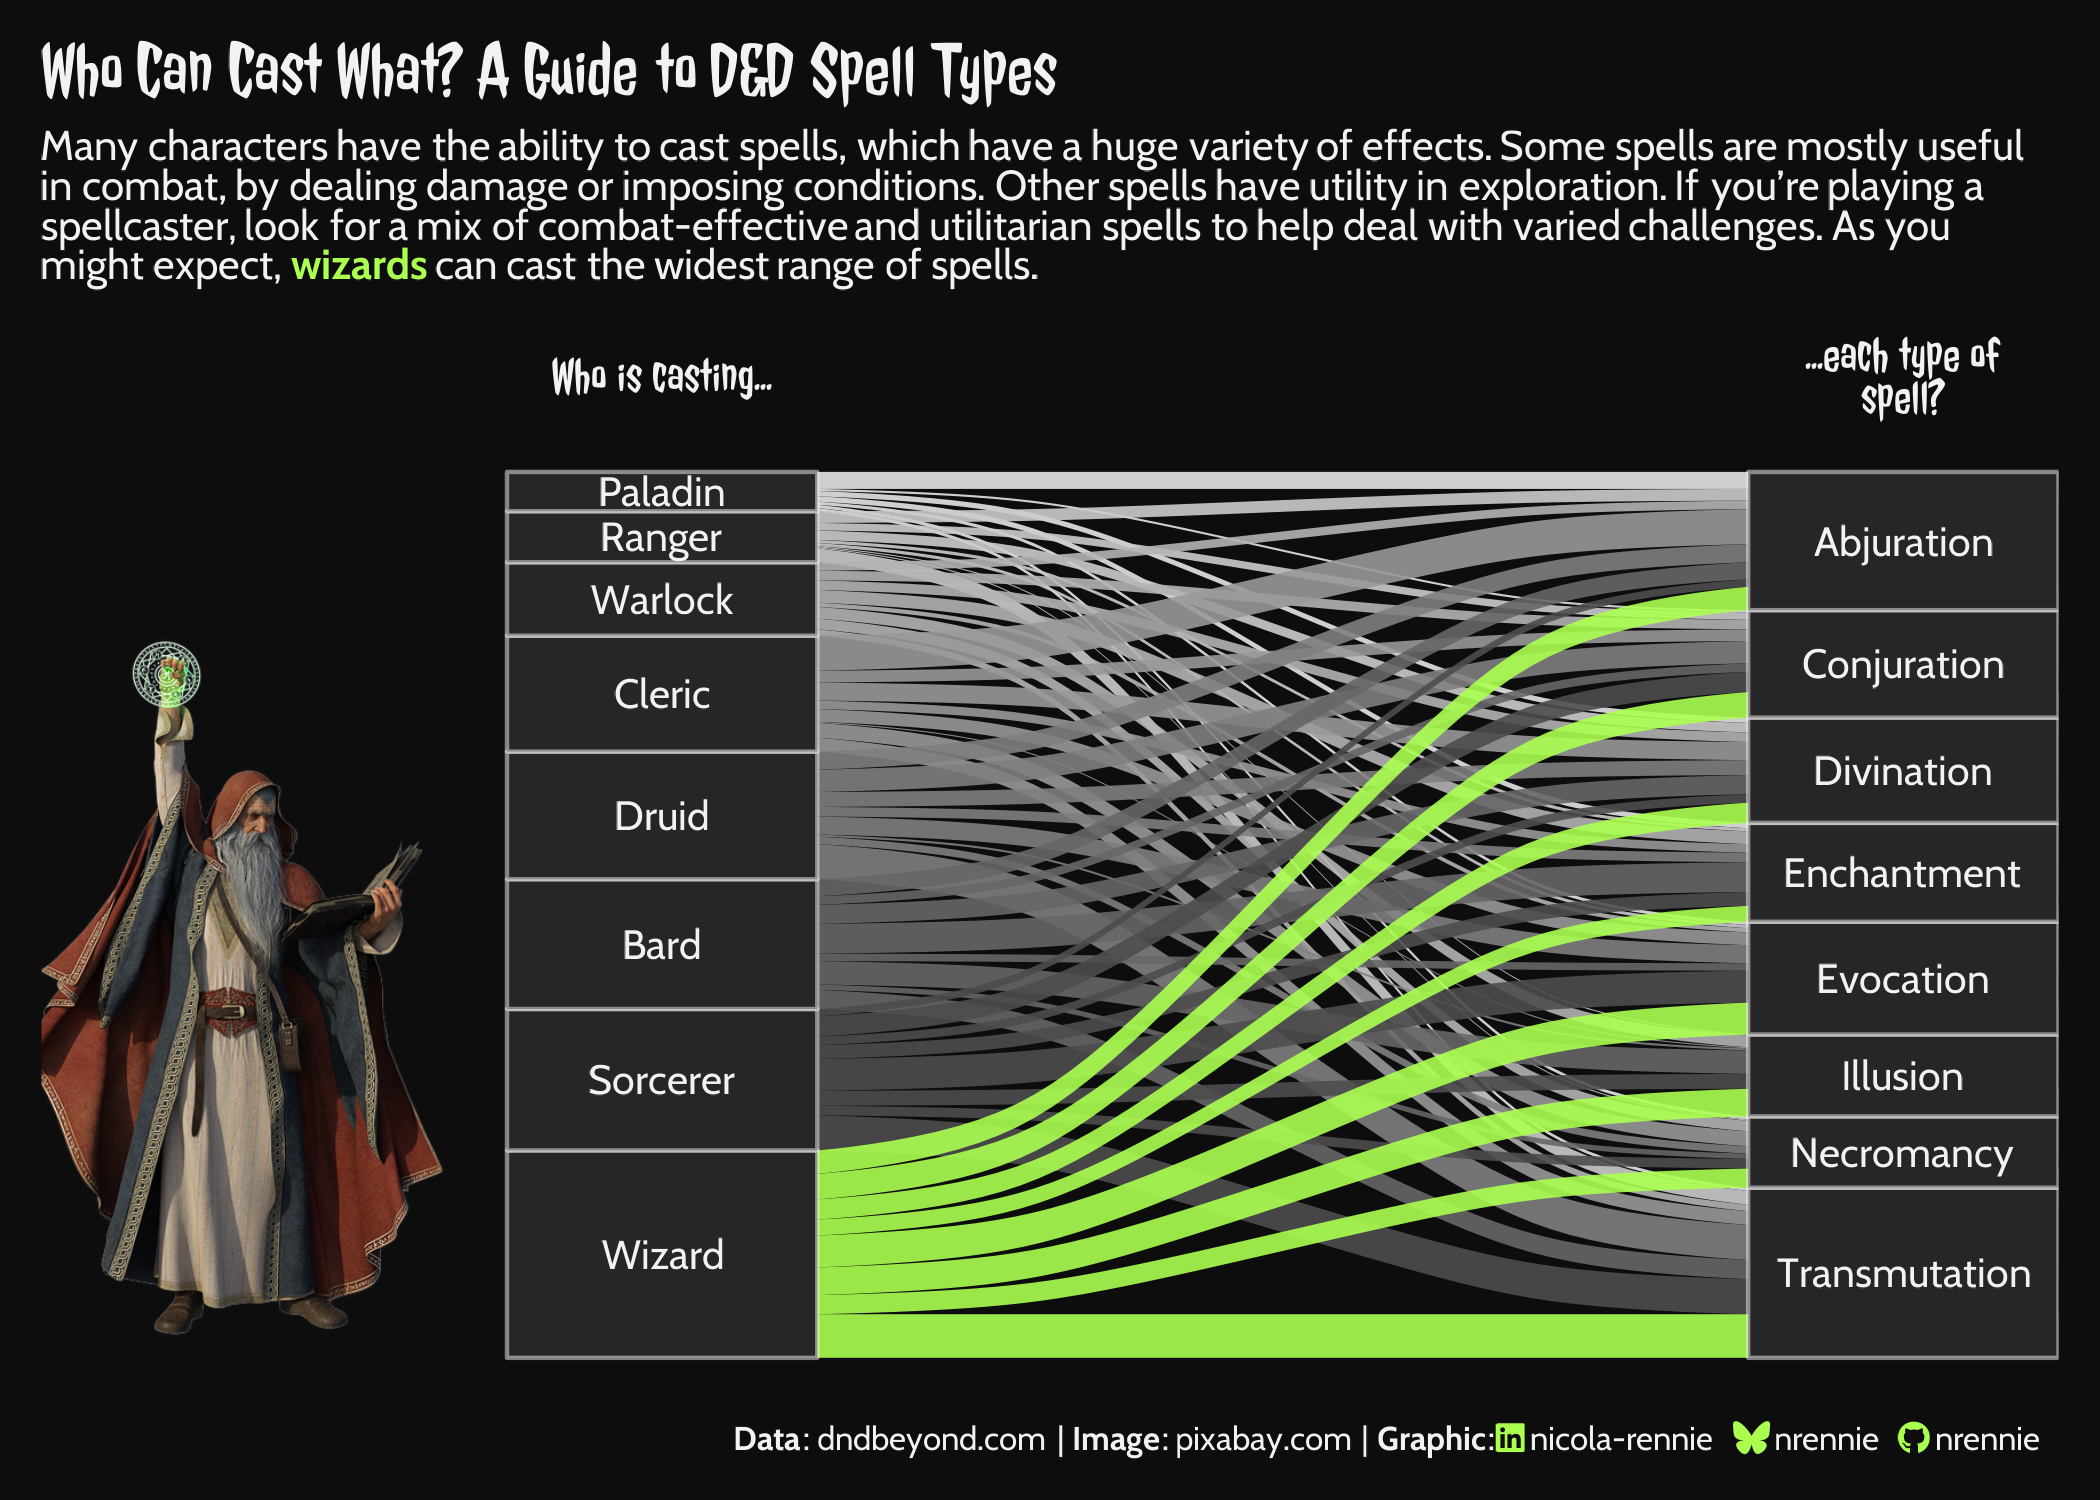

This figure's R source:
# Load packages -----------------------------------------------------------

library(tidyverse)
library(showtext)
library(camcorder)
library(ggtext)
library(nrBrand)
library(glue)
library(ggalluvial)
library(ggimage)


# Load data ---------------------------------------------------------------

tuesdata <- tidytuesdayR::tt_load("2024-12-17")
spells <- tuesdata$spells


# Load fonts --------------------------------------------------------------

font_add_google("Jolly Lodger", "jolly")
font_add_google(name = "Cabin", family = "cabin")
showtext_auto()
showtext_opts(dpi = 300)


# Define colours and fonts-------------------------------------------------

bg_col <- "gray5"
text_col <- "gray95"
highlight_col <- "#ABFF4F"

body_font <- "cabin"
title_font <- "jolly"


# Data wrangling ----------------------------------------------------------

plot_data <- spells |>
  select(school, bard:wizard) |>
  pivot_longer(-school) |>
  filter(value) |>
  select(-value) |>
  count(school, name) |>
  mutate(
    across(c(school, name), str_to_title)
  )

name_levels <- plot_data |>
  group_by(name) |>
  summarise(n = sum(n)) |>
  arrange(n) |>
  pull(name)

plot_data$name <- factor(plot_data$name, levels = name_levels)


# Start recording ---------------------------------------------------------

gg_record(
  dir = file.path("2024", "2024-12-17", "recording"),
  device = "png",
  width = 7,
  height = 5,
  units = "in",
  dpi = 300
)


# Define text -------------------------------------------------------------

social <- nrBrand::social_caption(
  bg_colour = bg_col,
  icon_colour = highlight_col,
  font_colour = text_col,
  font_family = body_font,
  mastodon = NA
)
title <- "Who Can Cast What? A Guide to D&D Spell Types"
st <- glue("Many characters have the ability to cast spells, which have a huge variety of effects. Some spells are mostly useful in combat, by dealing damage or imposing conditions. Other spells have utility in exploration. If you’re playing a spellcaster, look for a mix of combat-effective and utilitarian spells to help deal with varied challenges. As you might expect, <span style='color:{highlight_col}'>**wizards**</span> can cast the widest range of spells.")
cap <- paste0(
  "**Data**: dndbeyond.com | **Image**: pixabay.com | **Graphic**:", social
)


# Plot --------------------------------------------------------------------

# Image: https://pixabay.com/illustrations/wizard-fantasy-magic-mystery-spell-4417430/

ggplot(
  data = plot_data,
  mapping = aes(
    axis1 = name, axis2 = school,
    y = n
  )
) +
  geom_alluvium(
    mapping = aes(fill = name),
    alpha = 0.9,
    width = 0.25
  ) +
  geom_stratum(
    fill = "gray15",
    colour = alpha(text_col, 0.5),
    width = 0.25
  ) +
  geom_text(
    stat = "stratum",
    mapping = aes(label = str_wrap(after_stat(stratum), 10)),
    family = body_font,
    size = 3.5,
    colour = text_col,
    lineheight = 0.5
  ) +
  geom_image(
    data = slice_head(plot_data, n = 1),
    aes(
      x = 0.65,
      y = 350,
      image = "2024/2024-12-17/wizard.png"
    ),
    size = 0.5
  ) +
  labs(
    title = title,
    subtitle = st,
    caption = cap
  ) +
  scale_x_discrete(
    limits = c("name", "school"),
    labels = str_wrap(c(
      "Who is casting...",
      "...each type of spell?"
    ), 18),
    position = "top",
    expand = expansion(mult = 0, add = c(0.5, 0))
  ) +
  scale_fill_manual(
    values = rev(c(
      highlight_col,
      "grey30", "grey40", "grey50", "grey60",
      "grey70", "grey80", "grey90"
    ))
  ) +
  theme_void(base_family = body_font, base_size = 10) +
  theme(
    plot.margin = margin(5, 10, 5, 10),
    legend.position = "none",
    plot.background = element_rect(fill = bg_col, colour = bg_col),
    panel.background = element_rect(fill = bg_col, colour = bg_col),
    axis.text.x = element_text(
      family = title_font,
      colour = text_col,
      lineheight = 0.7,
      size = rel(1.2),
      margin = margin(b = 2)
    ),
    plot.title = element_textbox_simple(
      colour = text_col,
      hjust = 0,
      halign = 0,
      margin = margin(b = 0, t = 5),
      lineheight = 0.5,
      family = title_font,
      size = rel(1.8)
    ),
    plot.subtitle = element_textbox_simple(
      colour = text_col,
      hjust = 0,
      halign = 0,
      margin = margin(b = 10, t = 5),
      lineheight = 0.5,
      family = body_font
    ),
    plot.caption = element_textbox_simple(
      colour = text_col,
      hjust = 1,
      halign = 1,
      margin = margin(b = 5, t = 5),
      lineheight = 0.5,
      family = body_font
    )
  )


# Save gif ----------------------------------------------------------------

ggsave(
  filename = file.path("2024", "2024-12-17", paste0("20241217", ".png")),
  width = 7,
  height = 5
)

gg_playback(
  name = file.path("2024", "2024-12-17", paste0("20241217", ".gif")),
  first_image_duration = 4,
  last_image_duration = 20,
  frame_duration = .25,
  background = bg_col
)
